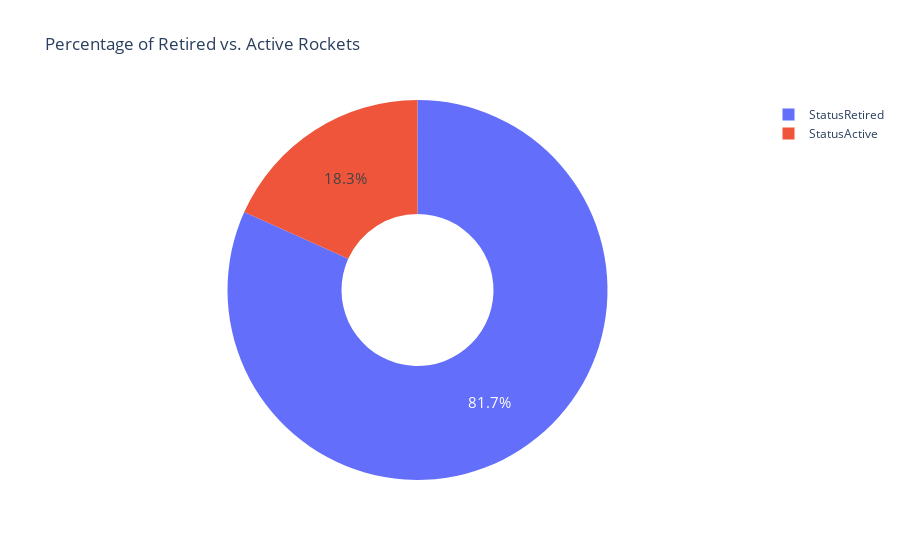

Notebook cell for this chart:
### Markdown cell above
# Number of Active versus Retired Rockets

How many rockets are active compared to those that are decomissioned?

### Code cell
status_rocket_counts = clean_df.Rocket_Status.value_counts()
fig = px.pie(labels=status_rocket_counts.index, 
             values=status_rocket_counts.values,
             title="Percentage of Retired vs. Active Rockets",
             names=status_rocket_counts.index,
             hole=0.4,)

fig.update_traces(textposition='inside', textfont_size=15, textinfo='percent')

fig.show()

### Figure 1 — Plotly figure (JSON) as saved in the notebook; plotly's stock layout.template omitted (floating-point values rounded to 4 significant figures)
{"data": [{"domain": {"x": [0, 1], "y": [0, 1]}, "hole": 0.4, "hovertemplate": "label=%{label}<br>value=%{value}<extra></extra>", "labels": ["StatusRetired", "StatusActive"], "legendgroup": "", "name": "", "showlegend": true, "textfont": {"size": 15}, "textinfo": "percent", "textposition": "inside", "type": "pie", "values": [3534, 790]}], "layout": {"legend": {"tracegroupgap": 0}, "title": {"text": "Percentage of Retired vs. Active Rockets"}}}
